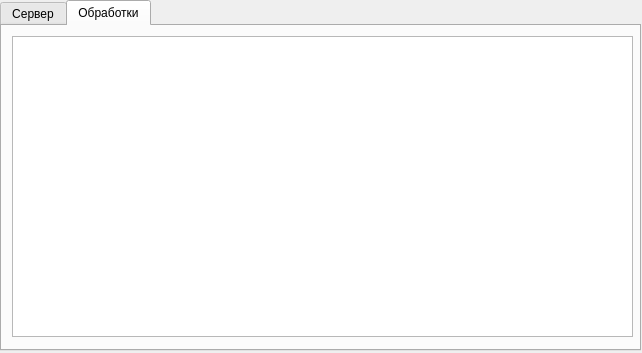
<?xml version="1.0" encoding="UTF-8"?>
<ui version="4.0">
 <class>settingsDialog</class>
 <widget class="QDialog" name="settingsDialog">
  <property name="geometry">
   <rect>
    <x>0</x>
    <y>0</y>
    <width>642</width>
    <height>353</height>
   </rect>
  </property>
  <property name="windowTitle">
   <string>Настройки</string>
  </property>
  <widget class="QTabWidget" name="tw_settings">
   <property name="geometry">
    <rect>
     <x>0</x>
     <y>0</y>
     <width>641</width>
     <height>351</height>
    </rect>
   </property>
   <property name="currentIndex">
    <number>1</number>
   </property>
   <widget class="QWidget" name="tab_server">
    <attribute name="title">
     <string>Сервер</string>
    </attribute>
   </widget>
   <widget class="QWidget" name="tab_proclibs">
    <attribute name="title">
     <string>Обработки</string>
    </attribute>
    <widget class="QTableView" name="twv_proclibs">
     <property name="geometry">
      <rect>
       <x>10</x>
       <y>10</y>
       <width>621</width>
       <height>301</height>
      </rect>
     </property>
    </widget>
   </widget>
  </widget>
 </widget>
 <resources/>
 <connections/>
</ui>
